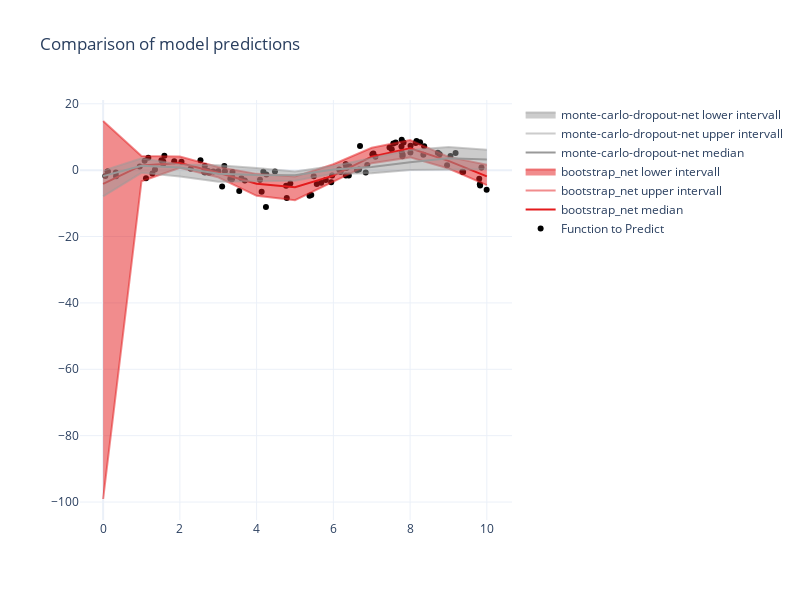

The notebook cell this image was saved under:
### Code cell
# Graph results

fig = go.Figure()

# Add Function to Predict
fig.add_trace(go.Scatter(x=X.flatten(), y=y.flatten(),
                    mode='markers',
                    name='Function to Predict', marker_color='black')), 

# Add predictions of fitted models

colors=plt.cm.Set1(np.linspace(0, 1, len(results_dict)))
for i, model in enumerate(results_dict):

    X_pred=X_pred.flatten()
    y_median = results_dict[model]['y_median'].flatten()
    y_lower_upper_quantil = results_dict[model]['y_lower_upper_quantil']

    color=f"rgba({colors[i][0]},{colors[i][1]},{colors[i][2]},{colors[i][3]})"
    color_fill=f"rgba({colors[i][0]},{colors[i][1]},{colors[i][2]},{0.5})"
    if len(y_lower_upper_quantil)>1:
        y_lower = y_median - y_lower_upper_quantil[:,0]
        y_upper = y_median + y_lower_upper_quantil[:,1]
    else:
        y_lower = y_median - y_lower_upper_quantil
        y_lower = y_median + y_lower_upper_quantil

    # median
    fig.add_trace(go.Scatter(x=X_pred.flatten(), y=y_median.flatten(),
                    mode='lines',
                    name=f'{model} median', marker_color=color))
    fig.add_trace(go.Scatter(x=X_pred,y=y_upper,mode='lines',name=f'{model} upper intervall',fill=None, fillcolor=color_fill, line_color=color_fill))
    fig.add_trace(go.Scatter(x=X_pred,y=y_lower,mode='lines',name=f'{model} lower intervall',fill='tonexty',fillcolor=color_fill, line_color=color_fill))


fig.update_layout(title='Comparison of model predictions',
                  height=600,
                  width=800,
                  template="plotly_white")
fig.show()

### Figure 1 — Plotly figure (JSON) as saved in the notebook; plotly's stock layout.template omitted (floating-point values rounded to 4 significant figures)
{"data": [{"marker": {"color": "black"}, "mode": "markers", "name": "Function to Predict", "type": "scatter", "x": [3.692, 5.944, 5.967, 6.883, 9.383, 7.522, 0.1168, 0.1213, 7.829, 9.052, 1.853, 9.802, 8.167, 4.243, 4.768, 8.346, 5.488, 2.282, 3.358, 7.017, 6.322, 8.723, 6.418, 2.762, 0.3367, 1.178, 7.785, 1.351, 9.362, 7.624, 0.9545, 7.097, 1.284, 5.424, 2.536, 8.145, 4.255, 3.371, 2.042, 9.825, 6.669, 4.175, 2.647, 3.002, 8.008, 4.786, 6.844, 1.116, 7.799, 6.189, 3.315, 3.547, 6.152, 7.043, 4.131, 8.012, 1.082, 6.323, 2.628, 7.781, 6.615, 3.603, 3.101, 4.478, 2.65, 9.86, 6.336, 7.775, 2.871, 8.367, 6.326, 5.683, 4.878, 1.563, 0.3308, 8.26, 1.518, 8.964, 9.185, 2.732, 5.804, 9.818, 5.379, 5.568, 2.657, 3.173, 0.05756, 3.157, 1.567, 6.695, 1.596, 6.402, 3.357, 2.65, 8.771, 7.562, 7.464, 4.088, 7.807, 9.995], "y": [-3.126, -3.628, -1.643, 1.593, -0.533, 6.285, -0.3983, -0.4004, 8.352, 4.281, 2.707, -2.586, 8.803, -11.09, -4.698, 4.645, -1.817, 0.4174, -2.751, 4.806, 1.716, 5.268, 1.148, -0.8052, -1.86, 3.742, 5.383, 0.2021, -0.5039, 8.317, 1.11, 4.046, -1.006, -7.493, 2.979, 8.158, -1.306, -0.5437, 2.536, -4.614, 0.2289, -0.4937, 0.08006, -0.3582, 5.347, -8.413, -0.7356, -2.429, 4.211, -0.5643, -2.588, -6.295, 0.2257, 4.999, -6.539, 7.356, 2.833, 1.783, -0.4707, 9.176, 0.006337, -2.44, -4.951, -0.3806, -0.7133, 0.8215, 0.6224, 7.165, -0.4073, 7.213, -1.593, -3.775, -4.007, 1.86, -0.6983, 8.405, 2.984, 1.47, 5.17, -0.2591, -2.963, -4.271, -7.698, -4.171, -0.01502, -0.3338, -1.785, 1.227, 2.622, 7.298, 4.358, -1.614, -1.76, 1.269, 4.809, 8.044, 6.865, -2.9, 4.659, -5.923]}, {"marker": {"color": "rgba(0.8941176470588236,0.10196078431372549,0.10980392156862745,1.0)"}, "mode": "lines", "name": "bootstrap_net median", "type": "scatter", "x": [0, 1, 2, 3, 4, 5, 6, 7, 8, 9, 10], "y": [-4.12, 1.413, 2.151, -0.794, -4.111, -5.151, -1.661, 4.078, 6.568, 2.79, -1.87]}, {"fillcolor": "rgba(0.8941176470588236,0.10196078431372549,0.10980392156862745,0.5)", "line": {"color": "rgba(0.8941176470588236,0.10196078431372549,0.10980392156862745,0.5)"}, "mode": "lines", "name": "bootstrap_net upper intervall", "type": "scatter", "x": [0, 1, 2, 3, 4, 5, 6, 7, 8, 9, 10], "y": [14.81, 4.27, 4.113, 0.9793, -1.113, -1.94, 1.781, 6.729, 9.099, 3.999, 1.61]}, {"fill": "tonexty", "fillcolor": "rgba(0.8941176470588236,0.10196078431372549,0.10980392156862745,0.5)", "line": {"color": "rgba(0.8941176470588236,0.10196078431372549,0.10980392156862745,0.5)"}, "mode": "lines", "name": "bootstrap_net lower intervall", "type": "scatter", "x": [0, 1, 2, 3, 4, 5, 6, 7, 8, 9, 10], "y": [-99.08, -3.324, 0.7408, -2.168, -7.736, -9.048, -3.468, 2.107, 3.849, 0.4984, -4.53]}, {"marker": {"color": "rgba(0.6,0.6,0.6,1.0)"}, "mode": "lines", "name": "monte-carlo-dropout-net median", "type": "scatter", "x": [0, 1, 2, 3, 4, 5, 6, 7, 8, 9, 10], "y": [-1.8, 1.327, 0.7839, -1.079, -1.47, -1.556, 0.1963, 0.9442, 2.393, 3.606, 3.225]}, {"fillcolor": "rgba(0.6,0.6,0.6,0.5)", "line": {"color": "rgba(0.6,0.6,0.6,0.5)"}, "mode": "lines", "name": "monte-carlo-dropout-net upper intervall", "type": "scatter", "x": [0, 1, 2, 3, 4, 5, 6, 7, 8, 9, 10], "y": [-0.1393, 3.55, 1.743, 1.444, 0.662, -0.3863, 1.261, 3.556, 6.077, 6.983, 6.133]}, {"fill": "tonexty", "fillcolor": "rgba(0.6,0.6,0.6,0.5)", "line": {"color": "rgba(0.6,0.6,0.6,0.5)"}, "mode": "lines", "name": "monte-carlo-dropout-net lower intervall", "type": "scatter", "x": [0, 1, 2, 3, 4, 5, 6, 7, 8, 9, 10], "y": [-7.909, -0.7961, -1.885, -3.522, -3.318, -3.179, -1.103, -0.9623, 0.01352, 0.1835, 0.3021]}], "layout": {"height": 600, "title": {"text": "Comparison of model predictions"}, "width": 800}}
